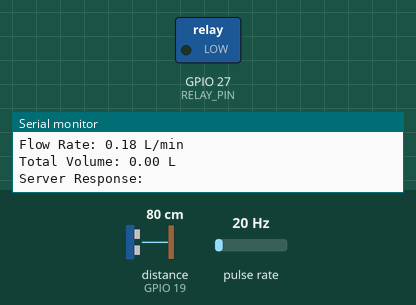
Bench run of a sketch on a simulated ESP32. On the bench: switched loads named in the sketch (green lamp = pin HIGH), the last lines printed to the serial monitor. Wiring (inferred from the names in the program): ultrasonic range finder: trigger GPIO 18; echo GPIO 19; pulse sensor: data GPIO 17. The test bench sets the inputs (shaded band); at power-on: distance to the obstacle (sensor on GPIO 19) 80 cm, pulse rate 20 Hz. The echo pulse lasts 58.3 µs per cm; WiFi joins after 1.5 s; servers stay silent unless stated; uploads are accepted with an empty reply; pins used as bus, display or sensor lines are not drawn.

Above: at 3.2 s.
3.3 s: distance to the obstacle (sensor on GPIO 19) set to 5 cm
5.6 s: distance to the obstacle (sensor on GPIO 19) set to 2 cm
At 6.5 s:
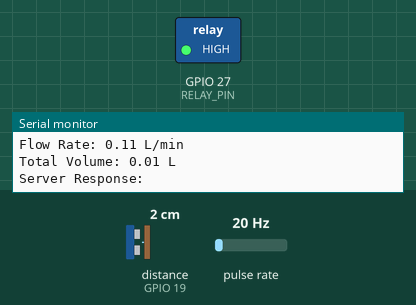
7.1 s: distance to the obstacle (sensor on GPIO 19) set to 12 cm
9.2 s: distance to the obstacle (sensor on GPIO 19) set to 15 cm
At 10.6 s:
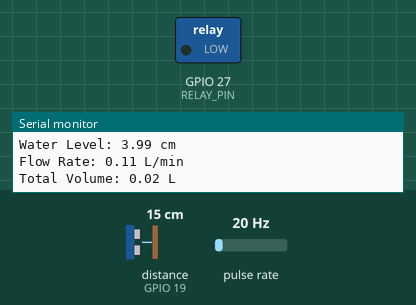
Timing chart, 0 to 11.7 s (numbered marks = the images above; inputs shaded):
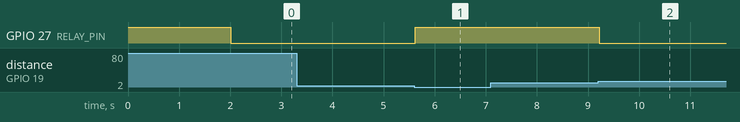

Measured:
- the behaviour switches between 4 and 3 cm on distance to the obstacle (sensor on GPIO 19) (found by bisection; images 0 and 1)
- the behaviour switches between 13 and 14 cm on distance to the obstacle (sensor on GPIO 19) (found by bisection; images 1 and 2)
- after the input at 5.6 s, GPIO 27 (RELAY_PIN): LOW → HIGH at once
- after the input at 9.2 s, GPIO 27 (RELAY_PIN): HIGH → LOW at once

The sketch:

esp.ino
```cpp
#include <WiFi.h>
#include <HTTPClient.h>

#define TRIG_PIN 18
#define ECHO_PIN 19
#define RELAY_PIN 27
#define FLOW_SENSOR_PIN 17 // Pin untuk sensor water flow

long duration;
float distance;
float waterLevel;

const float tankHeight = 19.0;

// Variabel untuk water flow
volatile int pulseCount = 0;
float flowRate = 0;
float totalLiters = 0;

// Koefisien sesuai spesifikasi sensor
const float calibrationFactor = 450.0; // Ubah sesuai spesifikasi sensor Anda

// WiFi credentials
const char* ssid = "yourWIFI";
const char* password = "WifiPassword";
const char* host = "http://yourIPAddress/project/api.php";

// State pompa
bool pumpState = false; // false = OFF, true = ON

// Interrupt untuk sensor water flow
void IRAM_ATTR pulseCounter() {
    pulseCount++;
}

void setup() {
    Serial.begin(115200);

    pinMode(TRIG_PIN, OUTPUT);
    pinMode(ECHO_PIN, INPUT);
    pinMode(RELAY_PIN, OUTPUT);
    pinMode(FLOW_SENSOR_PIN, INPUT_PULLUP);

    digitalWrite(RELAY_PIN, HIGH); // Atur relay ke OFF jika aktif rendah

    // Attach interrupt untuk sensor water flow
    attachInterrupt(digitalPinToInterrupt(FLOW_SENSOR_PIN), pulseCounter, FALLING);

    // Connect to WiFi
    WiFi.begin(ssid, password);
    while (WiFi.status() != WL_CONNECTED) {
        delay(1000);
        Serial.println("Connecting to WiFi...");
    }
    Serial.println("Connected to WiFi");
}

void loop() {
    // Mengukur jarak dengan sensor ultrasonik
    digitalWrite(TRIG_PIN, LOW);
    delayMicroseconds(2);
    digitalWrite(TRIG_PIN, HIGH);
    delayMicroseconds(10);
    digitalWrite(TRIG_PIN, LOW);

    duration = pulseIn(ECHO_PIN, HIGH, 30000); // Tambahkan timeout
    if (duration == 0) {
        Serial.println("Sensor timeout");
        return; // Lewati iterasi jika sensor timeout
    }

    distance = (duration * 0.0343) / 2;
    waterLevel = tankHeight - distance;

    Serial.print("Water Level: ");
    Serial.print(waterLevel);
    Serial.println(" cm");

    // Logika ambang batas bawah dan atas
    if (waterLevel <= 5 && !pumpState) {
        pumpState = true;
        digitalWrite(RELAY_PIN, LOW);
        Serial.println("Pump ON");
    } else if (waterLevel >= 15 && pumpState) {
        pumpState = false;
        digitalWrite(RELAY_PIN, HIGH);
        Serial.println("Pump OFF");
    }

    // Hitung flow rate dan total volume
    detachInterrupt(digitalPinToInterrupt(FLOW_SENSOR_PIN));
    flowRate = (pulseCount / calibrationFactor) / (500 / 1000.0);
    totalLiters += (flowRate / 60.0) * 1.0;
    pulseCount = 0;
    attachInterrupt(digitalPinToInterrupt(FLOW_SENSOR_PIN), pulseCounter, FALLING);

    Serial.print("Flow Rate: ");
    Serial.print(flowRate);
    Serial.println(" L/min");

    Serial.print("Total Volume: ");
    Serial.print(totalLiters);
    Serial.println(" L");

    // Kirim data ke server
    if (WiFi.status() == WL_CONNECTED) {
        HTTPClient http;
        http.begin(host);

        String postData = String("{\"waterLevel\":") + waterLevel +
                          ",\"flowRate\":" + flowRate +
                          ",\"totalLiters\":" + totalLiters + "}";

        http.addHeader("Content-Type", "application/json");
        int httpResponseCode = http.POST(postData);

        if (httpResponseCode > 0) {
            String response = http.getString();
            Serial.println("Server Response: " + response);
        } else {
            Serial.println("Error sending data");
        }
        http.end();
    }

    delay(1000);
}
```
